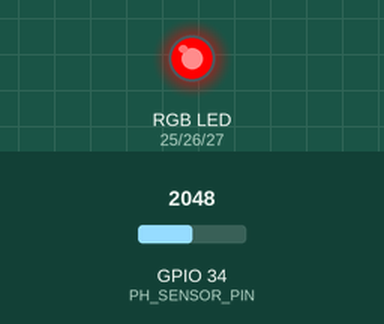
Recording of a sketch running on a simulated ESP32. On the bench: an RGB LED mixed from three pins (HIGH = lit). The inputs (shaded band) are chosen by the test bench; at power-on: GPIO 34 (PH_SENSOR_PIN) = 2048. WiFi joins after 1.5 s; servers stay silent unless stated; uploads are accepted with an empty reply; what the sketch prints to the serial monitor is not drawn.

Above: at 2.7 s.
2.8 s: GPIO 34 (PH_SENSOR_PIN) set to 2695
6.9 s: GPIO 34 (PH_SENSOR_PIN) set to 2800
At 9.3 s:
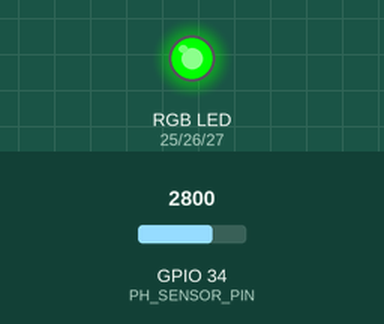
11.0 s: GPIO 34 (PH_SENSOR_PIN) set to 3148
15.1 s: GPIO 34 (PH_SENSOR_PIN) set to 3279
At 17.9 s:
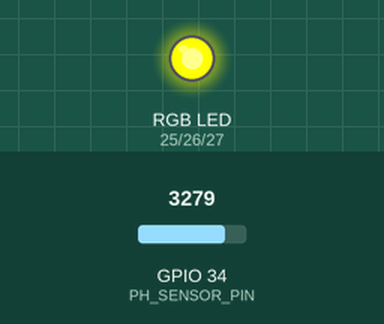
19.2 s: GPIO 34 (PH_SENSOR_PIN) set to 2866
At 21.6 s:
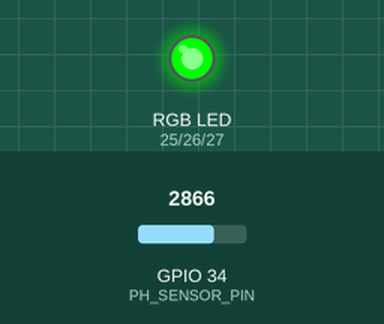
23.3 s: GPIO 34 (PH_SENSOR_PIN) set to 3603
At 25.2 s:
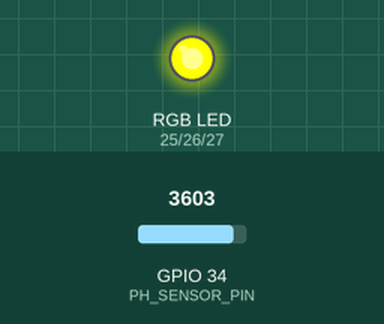
Timing chart, 0 to 26.7 s (numbered marks = the images above; inputs shaded):
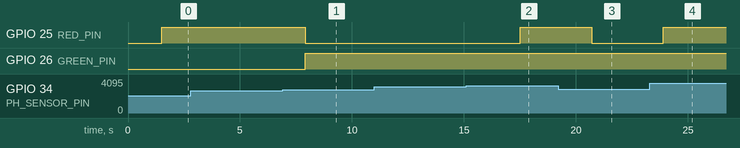

The sketch:

aquatrack_esp32.ino
```cpp
// AquaTrack ESP32 firmware: reads pH on ADC pin 34, drives the RGB LED,
// prints to the Serial Monitor and posts each reading to the Laravel API.
#include <WiFi.h>
#include <HTTPClient.h>
#include <ArduinoJson.h>

// ---- edit these ----
const char* WIFI_SSID  = "YOUR_WIFI_NAME";
const char* WIFI_PASS  = "YOUR_WIFI_PASSWORD";
const char* SERVER_URL = "http://192.168.1.10:8000/api/readings"; // your laptop's LAN IP
const char* DEVICE_KEY = "";                                      // same as PH_DEVICE_KEY in .env (optional)
// --------------------

#define PH_SENSOR_PIN 34
#define RED_PIN       25
#define GREEN_PIN     26
#define BLUE_PIN      27

const float PH_ACIDIC_BELOW   = 6.5;
const float PH_ALKALINE_ABOVE = 8.5;
const float PH_NEUTRAL        = 7.0;  // keep equal to 'neutral' in config/ph.php

void setLed(bool r, bool g, bool b) {
  digitalWrite(RED_PIN, r);
  digitalWrite(GREEN_PIN, g);
  digitalWrite(BLUE_PIN, b);
}

void sendReading(int raw, float voltage, float ph) {
  if (WiFi.status() != WL_CONNECTED) return;
  JsonDocument doc;
  doc["device_id"] = "esp32-01";
  doc["raw"] = raw;
  doc["voltage"] = voltage;
  doc["ph"] = ph;
  String body;
  serializeJson(doc, body);

  HTTPClient http;
  http.begin(SERVER_URL);
  http.addHeader("Content-Type", "application/json");
  http.addHeader("Accept", "application/json");
  if (strlen(DEVICE_KEY) > 0) http.addHeader("X-Device-Key", DEVICE_KEY);
  int code = http.POST(body);
  Serial.printf("POST -> %d\n", code);
  http.end();
}

void setup() {
  Serial.begin(115200);
  pinMode(PH_SENSOR_PIN, INPUT);
  pinMode(RED_PIN, OUTPUT);
  pinMode(GREEN_PIN, OUTPUT);
  pinMode(BLUE_PIN, OUTPUT);
  setLed(LOW, LOW, LOW);

  Serial.println("=== AquaTrack Water pH Monitor ===");
  WiFi.begin(WIFI_SSID, WIFI_PASS);
  for (int i = 0; i < 30 && WiFi.status() != WL_CONNECTED; i++) { delay(500); Serial.print("."); }
  Serial.println(WiFi.status() == WL_CONNECTED ? "\nWiFi connected" : "\nWiFi unavailable, serial only");
}

void loop() {
  int raw = analogRead(PH_SENSOR_PIN);
  float voltage = raw * (3.3 / 4095.0);
  float ph = PH_NEUTRAL + ((2.5 - voltage) / 0.18);
  const char* status;

  if (ph < PH_ACIDIC_BELOW)        { status = "ACIDIC";   setLed(HIGH, HIGH, LOW); } // yellow
  else if (ph > PH_ALKALINE_ABOVE) { status = "ALKALINE"; setLed(HIGH, LOW, LOW);  } // red
  else                             { status = "NORMAL";   setLed(LOW, HIGH, LOW);  } // green

  Serial.printf("Raw: %d | Voltage: %.3f V | pH: %.2f | %s\n", raw, voltage, ph, status);
  sendReading(raw, voltage, ph);
  delay(3000);
}
```

Measured:
- the behaviour switches between 2767 and 2768 on GPIO 34 (PH_SENSOR_PIN) (found by bisection; images 0 and 1)
- the behaviour switches between 3213 and 3214 on GPIO 34 (PH_SENSOR_PIN) (found by bisection; images 1 and 2)
- after the input at 2.8 s, every drawn part: stays the same
- after the input at 6.9 s, GPIO 25 (RED_PIN): HIGH → LOW after 1.0 s; GPIO 26 (GREEN_PIN): LOW → HIGH after 1.0 s
- after the input at 11.0 s, every drawn part: stays the same
- after the input at 15.1 s, GPIO 25 (RED_PIN): LOW → HIGH after 2.4 s
- after the input at 19.2 s, GPIO 25 (RED_PIN): HIGH → LOW after 1.5 s
- after the input at 23.3 s, GPIO 25 (RED_PIN): LOW → HIGH after 0.61 s
